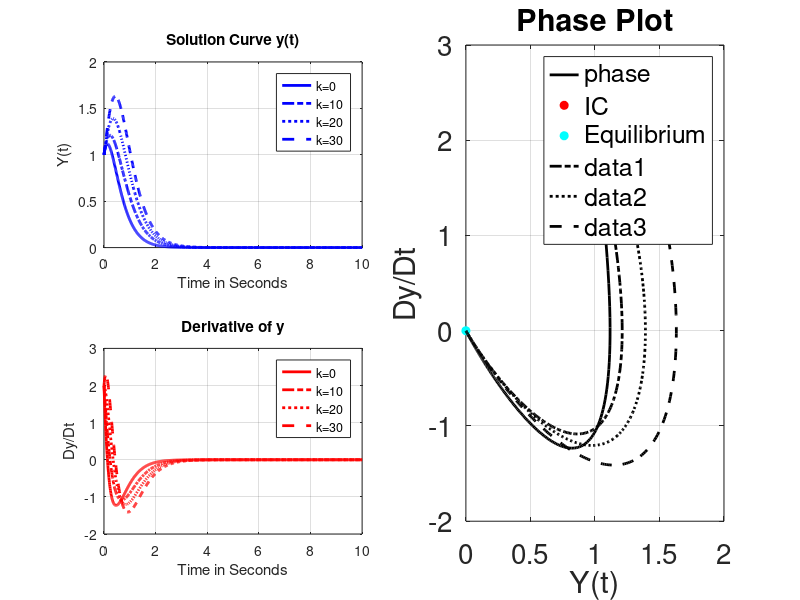

MATLAB code for this plot:
%%  k == 0
Y = @(t)[exp(-3*t) + 5.*t.*exp(-3.*t)];
Dy = @(t)[2.*exp(-3.*t) - 15.*t.*exp(-3.*t)];

% LINE 1 %
figure
subplot(2,2,1)
t = 0: 0.01 : 10;
plot(t, Y(t), 'b', 'LineWidth',2)
title('Solution Curve y(t)')
xlabel('Time in Seconds')
ylabel('Y(t)')
grid on
hold on 

subplot(2,2,3)
plot(t, Dy(t), 'r', 'LineWidth',2)
title('Derivative of y')
xlabel('Time in Seconds')
ylabel('Dy/Dt')
hold on
grid on

subplot(1,2,2)
plot(Y(t), Dy(t), 'k', 'LineWidth', 2)
title('Phase Plot')
xlabel('Y(t)')
ylabel('Dy/Dt')
hold on
grid on


set(gca, 'FontSize', 20)
subplot(2,2,[2,4]), plot(1, 2, 'redo', 'MarkerFaceColor', 'red') %IC
subplot(2,2,[2,4]), plot(0, 0, 'cyano', 'MarkerFaceColor', 'cyan') %Equilibrium point
legend('phase', 'IC', 'Equilibrium', 'Location', 'Best')

% LINE 2 % k == 10
Y = @(t)[exp(-3.*t) + 5.*t.*exp(-3.*t) + 5.*t.^2.*exp(-3.*t)];
Dy = @(t)[2.*exp(-3.*t) - 5.*t.*exp(-3.*t) - 15.*t.^2.*exp(-3.*t)];

subplot(2,2,1)
t = 0: 0.01 : 10;
plot(t, Y(t), 'b-.', 'LineWidth',2)


subplot(2,2,3)
plot(t, Dy(t), 'r-.', 'LineWidth',2)


subplot(2,2,[2,4])
plot(Y(t), Dy(t),'k-.', 'LineWidth', 2)

% LINE 3 %  k == 20
Y = @(t)[exp(-3.*t) + 5.*t.*exp(-3.*t) + 10.*t.^2.*exp(-3.*t)];
Dy = @(t)[2.*exp(-3.*t) + 5.*t.*exp(-3.*t) - 30.*t.^2.*exp(-3.*t)];

k = 20;
subplot(2,2,1)
t = 0: 0.01 : 10;
plot(t, Y(t),'b:', 'LineWidth',2)


subplot(2,2,3)
plot(t, Dy(t), 'r:', 'LineWidth',2)


subplot(1,2,2)
plot(Y(t), Dy(t),'k:', 'LineWidth', 2)

% LINE 4 % k == 30
Y = @(t)[exp(-3.*t) + 5.*t.*exp(-3.*t) + 15.*t.^2.*exp(-3.*t)];
Dy = @(t)[2.*exp(-3.*t) + 15.*t.*exp(-3.*t) - 45.*t.^2.*exp(-3.*t)];

k = 30;
subplot(2,2,1)
t = 0: 0.01 : 10;
plot(t, Y(t),'b--', 'LineWidth',2)
legend('k=0','k=10','k=20','k=30', 'Location', 'Best')

subplot(2,2,3)
plot(t, Dy(t), 'r--', 'LineWidth',2)
legend('k=0','k=10','k=20','k=30', 'Location', 'Best')

subplot(1,2,2)
plot(Y(t), Dy(t),'k--', 'LineWidth', 2)